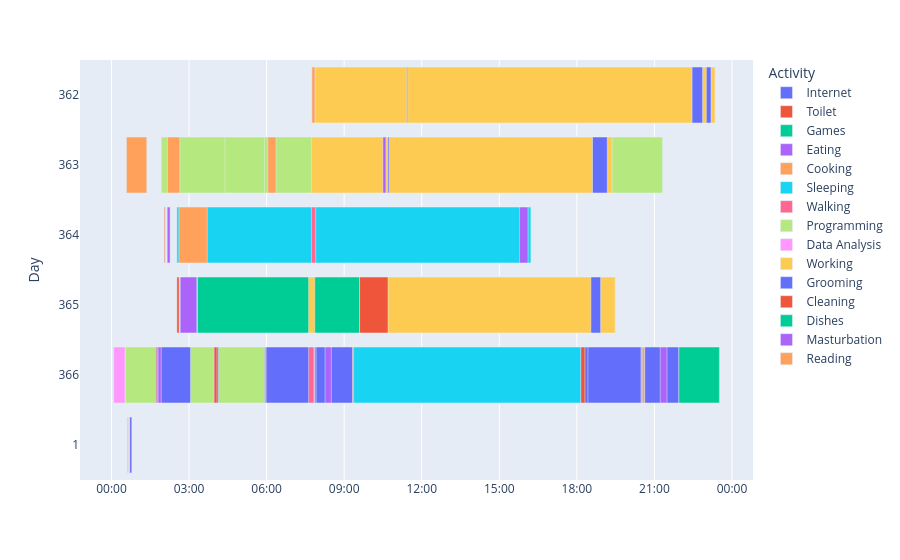
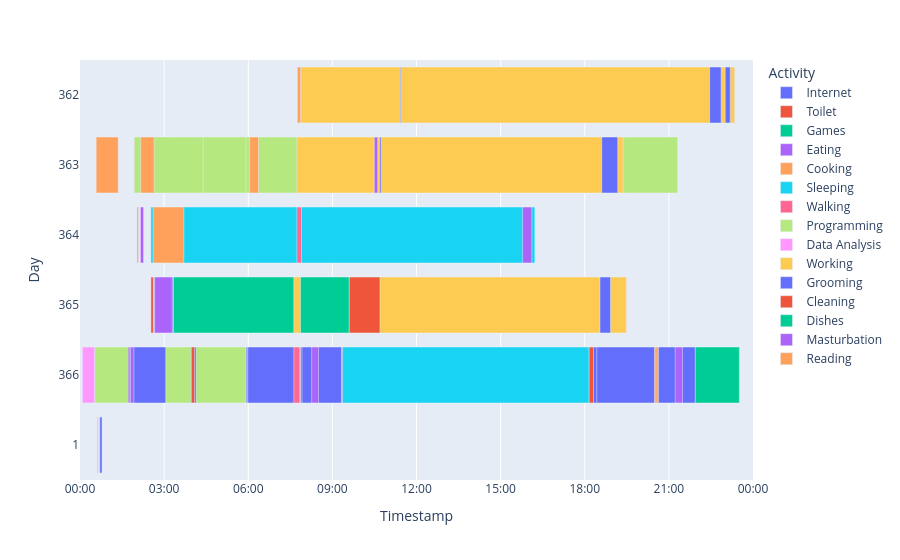

Source (notebook cell) for these figures, in order:
### Code cell
# https://community.plotly.com/t/how-do-i-change-the-x-axis-representation-of-time-on-the-px-timeline/44834/4
# https://github.com/d3/d3-time-format#locale_format

fig = px.timeline(new_df, x_start="Start", x_end="End", y="Day",color="Activity")
fig.update_xaxes(
    tickformat="%H\n%M",
    tickformatstops=[
        dict(dtickrange=[0, 86399999], value="%H:%M")]  # range is 1 hour to 24 hours
)
fig.show()

# you can manually set the range as well
fig.update_layout(xaxis=dict(
                      title='Timestamp', 
                      tickformat = '%H:%M:%S',
                      range=['2020-01-01 00:00:00','2020-01-01 23:59:59']
                  ),
                  yaxis=dict(
                      title='Day',
                      tickformat = '%m/%d/%Y'
                   ))
#fig.show()

### Figure 1 — Plotly figure (JSON) as saved in the notebook; plotly's stock layout.template omitted (floating-point values rounded to 4 significant figures)
{"data": [{"alignmentgroup": "True", "base": ["2020-01-01 00:42:17", "2020-01-01 23:30:41", "2020-01-01 20:37:14", "2020-01-01 18:25:39", "2020-01-01 07:55:00", "2020-01-01 18:55:15", "2020-01-01 15:05:27", "2020-01-01 12:50:15", "2020-01-01 12:15:26", "2020-01-01 10:42:43", "2020-01-01 07:40:12", "2020-01-01 02:39:03", "2020-01-01 14:08:48", "2020-01-01 08:40:05", "2020-01-01 08:02:31", "2020-01-01 08:09:45", "2020-01-01 22:51:50", "2020-01-01 20:24:27", "2020-01-01 07:52:24"], "hovertemplate": "Activity=Internet<br>Start=%{base}<br>End=%{x}<br>Day=%{y}<extra></extra>", "legendgroup": "Internet", "marker": {"color": "#636efa"}, "name": "Internet", "offsetgroup": "Internet", "orientation": "h", "showlegend": true, "textposition": "auto", "type": "bar", "x": [294000, -82398000, 4763000, 7422000, 5066000, 1294000, 12369000, 4872000, 1961000, 5488000, 475000, 2440000, 5437000, 1704000, 2198000, 8367000, 464000, 7322000, 12635000], "xaxis": "x", "y": ["1", "366", "366", "366", "366", "365", "365", "365", "365", "365", "365", "365", "364", "364", "364", "363", "362", "362", "362"], "yaxis": "y"}, {"alignmentgroup": "True", "base": ["2020-01-01 00:37:35", "2020-01-01 20:29:22", "2020-01-01 18:08:50", "2020-01-01 09:19:47", "2020-01-01 07:51:12", "2020-01-01 05:57:21", "2020-01-01 03:58:07", "2020-01-01 01:44:06", "2020-01-01 18:31:40", "2020-01-01 14:11:30", "2020-01-01 12:48:08", "2020-01-01 12:14:12", "2020-01-01 07:48:10", "2020-01-01 02:31:44", "2020-01-01 15:41:51", "2020-01-01 08:39:11", "2020-01-01 06:02:59", "2020-01-01 03:54:35", "2020-01-01 02:02:30", "2020-01-01 18:31:54", "2020-01-01 10:37:10", "2020-01-01 06:00:05", "2020-01-01 01:56:07", "2020-01-01 22:59:38", "2020-01-01 22:26:31", "2020-01-01 20:14:51", "2020-01-01 11:23:06"], "hovertemplate": "Activity=Toilet<br>Start=%{base}<br>End=%{x}<br>Day=%{y}<extra></extra>", "legendgroup": "Toilet", "marker": {"color": "#EF553B"}, "name": "Toilet", "offsetgroup": "Toilet", "orientation": "h", "showlegend": true, "textposition": "auto", "type": "bar", "x": [65000, 90000, 592000, 81000, 49000, 96000, 407000, 141000, 52000, 68000, 110000, 55000, 72000, 321000, 176000, 50000, 91000, 109000, 123000, 264000, 256000, 96000, 95000, 51000, 51000, 463000, 139000], "xaxis": "x", "y": ["1", "366", "366", "366", "366", "366", "366", "366", "365", "365", "365", "365", "365", "365", "364", "364", "364", "364", "364", "363", "363", "363", "363", "362", "362", "362", "362"], "yaxis": "y"}, {"alignmentgroup": "True", "base": ["2020-01-01 21:56:39", "2020-01-01 03:19:44", "2020-01-01 09:08:30"], "hovertemplate": "Activity=Games<br>Start=%{base}<br>End=%{x}<br>Day=%{y}<extra></extra>", "legendgroup": "Games", "marker": {"color": "#00cc96"}, "name": "Games", "offsetgroup": "Games", "orientation": "h", "showlegend": true, "textposition": "auto", "type": "bar", "x": [5641000, 15627000, 18018000], "xaxis": "x", "y": ["366", "365", "364"], "yaxis": "y"}, {"alignmentgroup": "True", "base": ["2020-01-01 21:13:30", "2020-01-01 08:15:40", "2020-01-01 01:48:08", "2020-01-01 15:28:19", "2020-01-01 02:39:41", "2020-01-01 08:40:07", "2020-01-01 02:09:15", "2020-01-01 19:26:01", "2020-01-01 08:09:47", "2020-01-01 03:05:25", "2020-01-01 22:51:51", "2020-01-01 07:52:48"], "hovertemplate": "Activity=Eating<br>Start=%{base}<br>End=%{x}<br>Day=%{y}<extra></extra>", "legendgroup": "Eating", "marker": {"color": "#ab63fa"}, "name": "Eating", "offsetgroup": "Eating", "orientation": "h", "showlegend": true, "textposition": "auto", "type": "bar", "x": [937000, 877000, 438000, 1855000, 2269000, 1237000, 408000, 273000, 821000, 408000, 356000, 748000], "xaxis": "x", "y": ["366", "366", "366", "365", "365", "364", "364", "363", "363", "363", "362", "362"], "yaxis": "y"}, {"alignmentgroup": "True", "base": ["2020-01-01 20:31:53", "2020-01-01 15:03:15", "2020-01-01 07:55:18", "2020-01-01 08:04:29", "2020-01-01 07:45:03"], "hovertemplate": "Activity=Cooking<br>Start=%{base}<br>End=%{x}<br>Day=%{y}<extra></extra>", "legendgroup": "Cooking", "marker": {"color": "#FFA15A"}, "name": "Cooking", "offsetgroup": "Cooking", "orientation": "h", "showlegend": true, "textposition": "auto", "type": "bar", "x": [320000, 131000, 432000, 315000, 440000], "xaxis": "x", "y": ["366", "365", "364", "363", "362"], "yaxis": "y"}, {"alignmentgroup": "True", "base": ["2020-01-01 09:22:00", "2020-01-01 14:14:36", "2020-01-01 16:13:21", "2020-01-01 10:45:20", "2020-01-01 11:28:59"], "hovertemplate": "Activity=Sleeping<br>Start=%{base}<br>End=%{x}<br>Day=%{y}<extra></extra>", "legendgroup": "Sleeping", "marker": {"color": "#19d3f3"}, "name": "Sleeping", "offsetgroup": "Sleeping", "orientation": "h", "showlegend": true, "textposition": "auto", "type": "bar", "x": [31609000, 2560000, -49299000, 27911000, 31544000], "xaxis": "x", "y": ["366", "365", "364", "363", "362"], "yaxis": "y"}, {"alignmentgroup": "True", "base": ["2020-01-01 07:37:34", "2020-01-01 19:18:40", "2020-01-01 07:44:05", "2020-01-01 19:12:02", "2020-01-01 07:53:14", "2020-01-01 23:11:20"], "hovertemplate": "Activity=Walking<br>Start=%{base}<br>End=%{x}<br>Day=%{y}<extra></extra>", "legendgroup": "Walking", "marker": {"color": "#FF6692"}, "name": "Walking", "offsetgroup": "Walking", "orientation": "h", "showlegend": true, "textposition": "auto", "type": "bar", "x": [734000, 604000, 591000, 589000, 501000, 550000], "xaxis": "x", "y": ["366", "365", "364", "363", "363", "362"], "yaxis": "y"}, {"alignmentgroup": "True", "base": ["2020-01-01 04:08:25", "2020-01-01 03:03:32", "2020-01-01 00:31:25", "2020-01-01 21:18:53", "2020-01-01 04:23:39"], "hovertemplate": "Activity=Programming<br>Start=%{base}<br>End=%{x}<br>Day=%{y}<extra></extra>", "legendgroup": "Programming", "marker": {"color": "#B6E880"}, "name": "Programming", "offsetgroup": "Programming", "orientation": "h", "showlegend": true, "textposition": "auto", "type": "bar", "x": [6407000, 3225000, 4247000, -69759000, 5479000], "xaxis": "x", "y": ["366", "366", "366", "363", "363"], "yaxis": "y"}, {"alignmentgroup": "True", "base": ["2020-01-01 00:05:01"], "hovertemplate": "Activity=Data Analysis<br>Start=%{base}<br>End=%{x}<br>Day=%{y}<extra></extra>", "legendgroup": "Data Analysis", "marker": {"color": "#FF97FF"}, "name": "Data Analysis", "offsetgroup": "Data Analysis", "orientation": "h", "showlegend": true, "textposition": "auto", "type": "bar", "x": [1580000], "xaxis": "x", "y": ["366"], "yaxis": "y"}, {"alignmentgroup": "True", "base": ["2020-01-01 19:28:46", "2020-01-01 19:21:52", "2020-01-01 23:20:31"], "hovertemplate": "Activity=Working<br>Start=%{base}<br>End=%{x}<br>Day=%{y}<extra></extra>", "legendgroup": "Working", "marker": {"color": "#FECB52"}, "name": "Working", "offsetgroup": "Working", "orientation": "h", "showlegend": true, "textposition": "auto", "type": "bar", "x": [-42673000, -41868000, -55637000], "xaxis": "x", "y": ["365", "363", "362"], "yaxis": "y"}, {"alignmentgroup": "True", "base": ["2020-01-01 18:32:33", "2020-01-01 18:36:19", "2020-01-01 10:41:26", "2020-01-01 23:00:30", "2020-01-01 22:27:22", "2020-01-01 11:25:26"], "hovertemplate": "Activity=Grooming<br>Start=%{base}<br>End=%{x}<br>Day=%{y}<extra></extra>", "legendgroup": "Grooming", "marker": {"color": "#636efa"}, "name": "Grooming", "offsetgroup": "Grooming", "orientation": "h", "showlegend": true, "textposition": "auto", "type": "bar", "x": [1360000, 2056000, 180000, 648000, 1467000, 113000], "xaxis": "x", "y": ["365", "363", "363", "362", "362", "362"], "yaxis": "y"}, {"alignmentgroup": "True", "base": ["2020-01-01 09:35:42"], "hovertemplate": "Activity=Cleaning<br>Start=%{base}<br>End=%{x}<br>Day=%{y}<extra></extra>", "legendgroup": "Cleaning", "marker": {"color": "#EF553B"}, "name": "Cleaning", "offsetgroup": "Cleaning", "orientation": "h", "showlegend": true, "textposition": "auto", "type": "bar", "x": [3966000], "xaxis": "x", "y": ["365"], "yaxis": "y"}, {"alignmentgroup": "True", "base": ["2020-01-01 07:51:49"], "hovertemplate": "Activity=Dishes<br>Start=%{base}<br>End=%{x}<br>Day=%{y}<extra></extra>", "legendgroup": "Dishes", "marker": {"color": "#00cc96"}, "name": "Dishes", "offsetgroup": "Dishes", "orientation": "h", "showlegend": true, "textposition": "auto", "type": "bar", "x": [6232000], "xaxis": "x", "y": ["365"], "yaxis": "y"}, {"alignmentgroup": "True", "base": ["2020-01-01 15:47:03", "2020-01-01 10:29:42"], "hovertemplate": "Activity=Masturbation<br>Start=%{base}<br>End=%{x}<br>Day=%{y}<extra></extra>", "legendgroup": "Masturbation", "marker": {"color": "#ab63fa"}, "name": "Masturbation", "offsetgroup": "Masturbation", "orientation": "h", "showlegend": true, "textposition": "auto", "type": "bar", "x": [1178000, 435000], "xaxis": "x", "y": ["364", "363"], "yaxis": "y"}, {"alignmentgroup": "True", "base": ["2020-01-01 02:36:22", "2020-01-01 06:02:56", "2020-01-01 02:09:55", "2020-01-01 00:34:34"], "hovertemplate": "Activity=Reading<br>Start=%{base}<br>End=%{x}<br>Day=%{y}<extra></extra>", "legendgroup": "Reading", "marker": {"color": "#FFA15A"}, "name": "Reading", "offsetgroup": "Reading", "orientation": "h", "showlegend": true, "textposition": "auto", "type": "bar", "x": [3948000, 1144000, 1724000, 2839000], "xaxis": "x", "y": ["364", "363", "363", "363"], "yaxis": "y"}], "layout": {"barmode": "overlay", "legend": {"title": {"text": "Activity"}, "tracegroupgap": 0}, "margin": {"t": 60}, "xaxis": {"anchor": "y", "domain": [0, 1], "tickformat": "%H\n%M", "tickformatstops": [{"dtickrange": [0, 86399999], "value": "%H:%M"}], "type": "date"}, "yaxis": {"anchor": "x", "domain": [0, 1], "title": {"text": "Day"}}}}

### Figure 2 — Plotly figure (JSON) as saved in the notebook; plotly's stock layout.template omitted (floating-point values rounded to 4 significant figures)
{"data": [{"alignmentgroup": "True", "base": ["2020-01-01 00:42:17", "2020-01-01 23:30:41", "2020-01-01 20:37:14", "2020-01-01 18:25:39", "2020-01-01 07:55:00", "2020-01-01 18:55:15", "2020-01-01 15:05:27", "2020-01-01 12:50:15", "2020-01-01 12:15:26", "2020-01-01 10:42:43", "2020-01-01 07:40:12", "2020-01-01 02:39:03", "2020-01-01 14:08:48", "2020-01-01 08:40:05", "2020-01-01 08:02:31", "2020-01-01 08:09:45", "2020-01-01 22:51:50", "2020-01-01 20:24:27", "2020-01-01 07:52:24"], "hovertemplate": "Activity=Internet<br>Start=%{base}<br>End=%{x}<br>Day=%{y}<extra></extra>", "legendgroup": "Internet", "marker": {"color": "#636efa"}, "name": "Internet", "offsetgroup": "Internet", "orientation": "h", "showlegend": true, "textposition": "auto", "type": "bar", "x": [294000, -82398000, 4763000, 7422000, 5066000, 1294000, 12369000, 4872000, 1961000, 5488000, 475000, 2440000, 5437000, 1704000, 2198000, 8367000, 464000, 7322000, 12635000], "xaxis": "x", "y": ["1", "366", "366", "366", "366", "365", "365", "365", "365", "365", "365", "365", "364", "364", "364", "363", "362", "362", "362"], "yaxis": "y"}, {"alignmentgroup": "True", "base": ["2020-01-01 00:37:35", "2020-01-01 20:29:22", "2020-01-01 18:08:50", "2020-01-01 09:19:47", "2020-01-01 07:51:12", "2020-01-01 05:57:21", "2020-01-01 03:58:07", "2020-01-01 01:44:06", "2020-01-01 18:31:40", "2020-01-01 14:11:30", "2020-01-01 12:48:08", "2020-01-01 12:14:12", "2020-01-01 07:48:10", "2020-01-01 02:31:44", "2020-01-01 15:41:51", "2020-01-01 08:39:11", "2020-01-01 06:02:59", "2020-01-01 03:54:35", "2020-01-01 02:02:30", "2020-01-01 18:31:54", "2020-01-01 10:37:10", "2020-01-01 06:00:05", "2020-01-01 01:56:07", "2020-01-01 22:59:38", "2020-01-01 22:26:31", "2020-01-01 20:14:51", "2020-01-01 11:23:06"], "hovertemplate": "Activity=Toilet<br>Start=%{base}<br>End=%{x}<br>Day=%{y}<extra></extra>", "legendgroup": "Toilet", "marker": {"color": "#EF553B"}, "name": "Toilet", "offsetgroup": "Toilet", "orientation": "h", "showlegend": true, "textposition": "auto", "type": "bar", "x": [65000, 90000, 592000, 81000, 49000, 96000, 407000, 141000, 52000, 68000, 110000, 55000, 72000, 321000, 176000, 50000, 91000, 109000, 123000, 264000, 256000, 96000, 95000, 51000, 51000, 463000, 139000], "xaxis": "x", "y": ["1", "366", "366", "366", "366", "366", "366", "366", "365", "365", "365", "365", "365", "365", "364", "364", "364", "364", "364", "363", "363", "363", "363", "362", "362", "362", "362"], "yaxis": "y"}, {"alignmentgroup": "True", "base": ["2020-01-01 21:56:39", "2020-01-01 03:19:44", "2020-01-01 09:08:30"], "hovertemplate": "Activity=Games<br>Start=%{base}<br>End=%{x}<br>Day=%{y}<extra></extra>", "legendgroup": "Games", "marker": {"color": "#00cc96"}, "name": "Games", "offsetgroup": "Games", "orientation": "h", "showlegend": true, "textposition": "auto", "type": "bar", "x": [5641000, 15627000, 18018000], "xaxis": "x", "y": ["366", "365", "364"], "yaxis": "y"}, {"alignmentgroup": "True", "base": ["2020-01-01 21:13:30", "2020-01-01 08:15:40", "2020-01-01 01:48:08", "2020-01-01 15:28:19", "2020-01-01 02:39:41", "2020-01-01 08:40:07", "2020-01-01 02:09:15", "2020-01-01 19:26:01", "2020-01-01 08:09:47", "2020-01-01 03:05:25", "2020-01-01 22:51:51", "2020-01-01 07:52:48"], "hovertemplate": "Activity=Eating<br>Start=%{base}<br>End=%{x}<br>Day=%{y}<extra></extra>", "legendgroup": "Eating", "marker": {"color": "#ab63fa"}, "name": "Eating", "offsetgroup": "Eating", "orientation": "h", "showlegend": true, "textposition": "auto", "type": "bar", "x": [937000, 877000, 438000, 1855000, 2269000, 1237000, 408000, 273000, 821000, 408000, 356000, 748000], "xaxis": "x", "y": ["366", "366", "366", "365", "365", "364", "364", "363", "363", "363", "362", "362"], "yaxis": "y"}, {"alignmentgroup": "True", "base": ["2020-01-01 20:31:53", "2020-01-01 15:03:15", "2020-01-01 07:55:18", "2020-01-01 08:04:29", "2020-01-01 07:45:03"], "hovertemplate": "Activity=Cooking<br>Start=%{base}<br>End=%{x}<br>Day=%{y}<extra></extra>", "legendgroup": "Cooking", "marker": {"color": "#FFA15A"}, "name": "Cooking", "offsetgroup": "Cooking", "orientation": "h", "showlegend": true, "textposition": "auto", "type": "bar", "x": [320000, 131000, 432000, 315000, 440000], "xaxis": "x", "y": ["366", "365", "364", "363", "362"], "yaxis": "y"}, {"alignmentgroup": "True", "base": ["2020-01-01 09:22:00", "2020-01-01 14:14:36", "2020-01-01 16:13:21", "2020-01-01 10:45:20", "2020-01-01 11:28:59"], "hovertemplate": "Activity=Sleeping<br>Start=%{base}<br>End=%{x}<br>Day=%{y}<extra></extra>", "legendgroup": "Sleeping", "marker": {"color": "#19d3f3"}, "name": "Sleeping", "offsetgroup": "Sleeping", "orientation": "h", "showlegend": true, "textposition": "auto", "type": "bar", "x": [31609000, 2560000, -49299000, 27911000, 31544000], "xaxis": "x", "y": ["366", "365", "364", "363", "362"], "yaxis": "y"}, {"alignmentgroup": "True", "base": ["2020-01-01 07:37:34", "2020-01-01 19:18:40", "2020-01-01 07:44:05", "2020-01-01 19:12:02", "2020-01-01 07:53:14", "2020-01-01 23:11:20"], "hovertemplate": "Activity=Walking<br>Start=%{base}<br>End=%{x}<br>Day=%{y}<extra></extra>", "legendgroup": "Walking", "marker": {"color": "#FF6692"}, "name": "Walking", "offsetgroup": "Walking", "orientation": "h", "showlegend": true, "textposition": "auto", "type": "bar", "x": [734000, 604000, 591000, 589000, 501000, 550000], "xaxis": "x", "y": ["366", "365", "364", "363", "363", "362"], "yaxis": "y"}, {"alignmentgroup": "True", "base": ["2020-01-01 04:08:25", "2020-01-01 03:03:32", "2020-01-01 00:31:25", "2020-01-01 21:18:53", "2020-01-01 04:23:39"], "hovertemplate": "Activity=Programming<br>Start=%{base}<br>End=%{x}<br>Day=%{y}<extra></extra>", "legendgroup": "Programming", "marker": {"color": "#B6E880"}, "name": "Programming", "offsetgroup": "Programming", "orientation": "h", "showlegend": true, "textposition": "auto", "type": "bar", "x": [6407000, 3225000, 4247000, -69759000, 5479000], "xaxis": "x", "y": ["366", "366", "366", "363", "363"], "yaxis": "y"}, {"alignmentgroup": "True", "base": ["2020-01-01 00:05:01"], "hovertemplate": "Activity=Data Analysis<br>Start=%{base}<br>End=%{x}<br>Day=%{y}<extra></extra>", "legendgroup": "Data Analysis", "marker": {"color": "#FF97FF"}, "name": "Data Analysis", "offsetgroup": "Data Analysis", "orientation": "h", "showlegend": true, "textposition": "auto", "type": "bar", "x": [1580000], "xaxis": "x", "y": ["366"], "yaxis": "y"}, {"alignmentgroup": "True", "base": ["2020-01-01 19:28:46", "2020-01-01 19:21:52", "2020-01-01 23:20:31"], "hovertemplate": "Activity=Working<br>Start=%{base}<br>End=%{x}<br>Day=%{y}<extra></extra>", "legendgroup": "Working", "marker": {"color": "#FECB52"}, "name": "Working", "offsetgroup": "Working", "orientation": "h", "showlegend": true, "textposition": "auto", "type": "bar", "x": [-42673000, -41868000, -55637000], "xaxis": "x", "y": ["365", "363", "362"], "yaxis": "y"}, {"alignmentgroup": "True", "base": ["2020-01-01 18:32:33", "2020-01-01 18:36:19", "2020-01-01 10:41:26", "2020-01-01 23:00:30", "2020-01-01 22:27:22", "2020-01-01 11:25:26"], "hovertemplate": "Activity=Grooming<br>Start=%{base}<br>End=%{x}<br>Day=%{y}<extra></extra>", "legendgroup": "Grooming", "marker": {"color": "#636efa"}, "name": "Grooming", "offsetgroup": "Grooming", "orientation": "h", "showlegend": true, "textposition": "auto", "type": "bar", "x": [1360000, 2056000, 180000, 648000, 1467000, 113000], "xaxis": "x", "y": ["365", "363", "363", "362", "362", "362"], "yaxis": "y"}, {"alignmentgroup": "True", "base": ["2020-01-01 09:35:42"], "hovertemplate": "Activity=Cleaning<br>Start=%{base}<br>End=%{x}<br>Day=%{y}<extra></extra>", "legendgroup": "Cleaning", "marker": {"color": "#EF553B"}, "name": "Cleaning", "offsetgroup": "Cleaning", "orientation": "h", "showlegend": true, "textposition": "auto", "type": "bar", "x": [3966000], "xaxis": "x", "y": ["365"], "yaxis": "y"}, {"alignmentgroup": "True", "base": ["2020-01-01 07:51:49"], "hovertemplate": "Activity=Dishes<br>Start=%{base}<br>End=%{x}<br>Day=%{y}<extra></extra>", "legendgroup": "Dishes", "marker": {"color": "#00cc96"}, "name": "Dishes", "offsetgroup": "Dishes", "orientation": "h", "showlegend": true, "textposition": "auto", "type": "bar", "x": [6232000], "xaxis": "x", "y": ["365"], "yaxis": "y"}, {"alignmentgroup": "True", "base": ["2020-01-01 15:47:03", "2020-01-01 10:29:42"], "hovertemplate": "Activity=Masturbation<br>Start=%{base}<br>End=%{x}<br>Day=%{y}<extra></extra>", "legendgroup": "Masturbation", "marker": {"color": "#ab63fa"}, "name": "Masturbation", "offsetgroup": "Masturbation", "orientation": "h", "showlegend": true, "textposition": "auto", "type": "bar", "x": [1178000, 435000], "xaxis": "x", "y": ["364", "363"], "yaxis": "y"}, {"alignmentgroup": "True", "base": ["2020-01-01 02:36:22", "2020-01-01 06:02:56", "2020-01-01 02:09:55", "2020-01-01 00:34:34"], "hovertemplate": "Activity=Reading<br>Start=%{base}<br>End=%{x}<br>Day=%{y}<extra></extra>", "legendgroup": "Reading", "marker": {"color": "#FFA15A"}, "name": "Reading", "offsetgroup": "Reading", "orientation": "h", "showlegend": true, "textposition": "auto", "type": "bar", "x": [3948000, 1144000, 1724000, 2839000], "xaxis": "x", "y": ["364", "363", "363", "363"], "yaxis": "y"}], "layout": {"barmode": "overlay", "legend": {"title": {"text": "Activity"}, "tracegroupgap": 0}, "margin": {"t": 60}, "xaxis": {"anchor": "y", "domain": [0, 1], "range": ["2020-01-01 00:00:00", "2020-01-01 23:59:59"], "tickformat": "%H:%M:%S", "tickformatstops": [{"dtickrange": [0, 86399999], "value": "%H:%M"}], "title": {"text": "Timestamp"}, "type": "date"}, "yaxis": {"anchor": "x", "domain": [0, 1], "tickformat": "%m/%d/%Y", "title": {"text": "Day"}}}}
